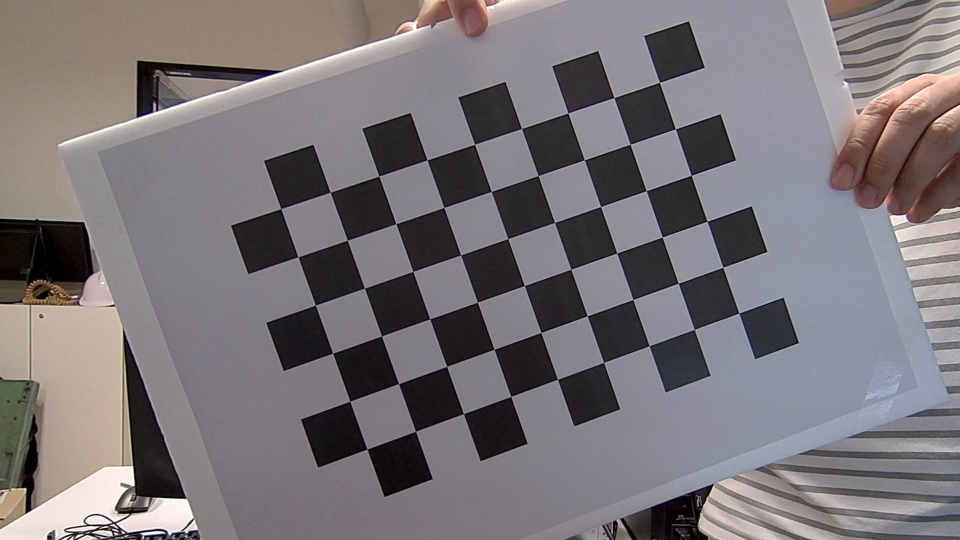
//> input picture calibrated-images/undistorted_1.jpg, 1920 x 1080 px (shown at 1/2 size); its folder holds 2 pictures in this run
$ ./main   (built with g++ and OpenCV 4)
//> lines starting //> are read from the running program, lines starting //| are printed output that depends on the picture; after the words box and inside, x2 and y2 are one past the last pixel; in counts of white or black regions, pixels touching at a corner belong together
#include <opencv2/opencv.hpp>
#include <opencv2/calib3d/calib3d.hpp>
#include <opencv2/calib3d/calib3d_c.h>
#include <opencv2/highgui/highgui.hpp>
#include <opencv2/imgproc/imgproc.hpp>
#include <iostream>
#include <vector>

// dimensions of checkerboard
int CHECKERBOARD[2]{ 6, 9 };

int main()
{
    std::vector<cv::String> images;

//    path of checkerboard images
    std::string image_path = "/home/minn/CLionProjects/homography-calculation/calibrated-images";

//    get paths
    cv::glob(image_path, images);

    std::cout << "the number of images : " << images.size() << std::endl;
    for (auto loop : images)
    {
        std::cout << loop << std::endl;
    }
    if (images.size() == 0)
        std::cout << "image doesn't exist! \n" << std::endl;

//    2D points for each checkerboard image
    std::vector<std::vector<cv::Point2f> > imgp;
//    chessboard corners
    std::vector<cv::Point2f> corner_pts;

    cv::Mat frame, gray;
    std::vector<cv::Mat> origin_frame, corners_frame;

//    vector to store the pixel coordinates of detected chessboard corners
    bool success;
//    looping over all the images in the directory
    for (int i = 0; i < images.size(); i++)
    {
        frame = cv::imread(images[i]);
//> frame is the input picture: 1080 rows x 1920 cols, CV_8UC3; mean B, G, R 119.9, 116.5, 121.7
        origin_frame.push_back(frame.clone());
        cv::cvtColor(frame, gray, cv::COLOR_BGR2GRAY);
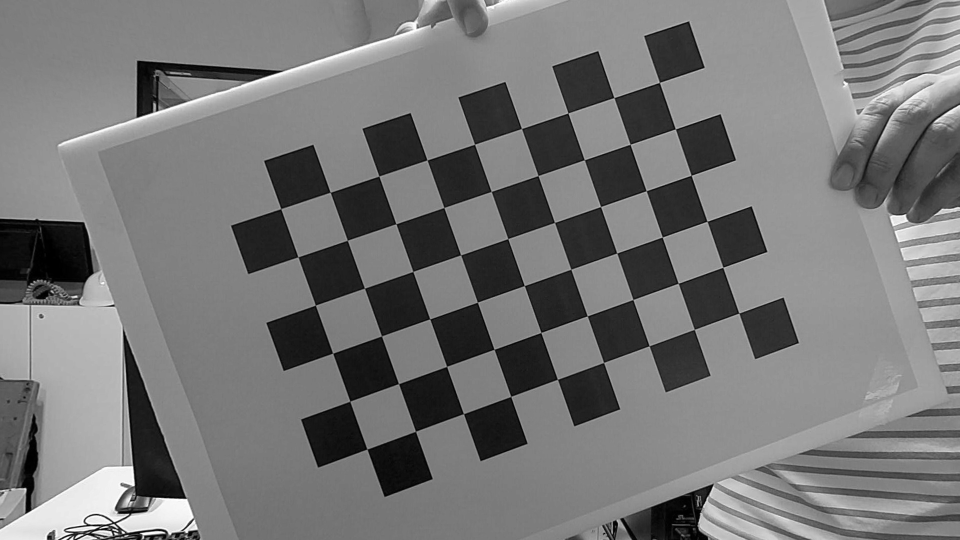
//> gray: 1080 rows x 1920 cols, CV_8UC1 (shown at 1/2 size); min 0, max 255, mean 118.4

//        finding chessboard corners
        success = cv::findChessboardCorners(gray, cv::Size(CHECKERBOARD[0], CHECKERBOARD[1]), corner_pts, CV_CALIB_CB_ADAPTIVE_THRESH | CV_CALIB_CB_FAST_CHECK | CV_CALIB_CB_NORMALIZE_IMAGE);
//> success = true; corner_pts = 54 Points (x, y), first 12: [1319.5, 165.1], [1351.2, 258.4], [1382.4, 351.1], [1414.6, 443], [1446.2, 535], [1478.5, 626.3], [1228.4, 195.4], [1260.5, 289.1], [1292.6, 382.4], [1324.9, 474.8], [1356.8, 566.9], [1388.6, 659.2]

        if (success)
        {
            cv::TermCriteria criteria(CV_TERMCRIT_EPS | CV_TERMCRIT_ITER, 30, 0.001);

//            refining pixel coordinates for given 2d points.
            cv::cornerSubPix(gray, corner_pts, cv::Size(11, 11), cv::Size(-1, -1), criteria);
//> corner_pts = 54 Points (x, y), first 12: [1319.3, 165.3], [1351.1, 258.4], [1382.7, 351.1], [1414.6, 443.1], [1446.2, 534.9], [1478.3, 626.6], [1228.3, 195.7], [1260.6, 289.1], [1292.8, 382], [1324.8, 474.6], [1356.8, 567], [1388.9, 659.2]

//            displaying the detected corner points on the chessboard
            cv::drawChessboardCorners(frame, cv::Size(CHECKERBOARD[0], CHECKERBOARD[1]), corner_pts, success);
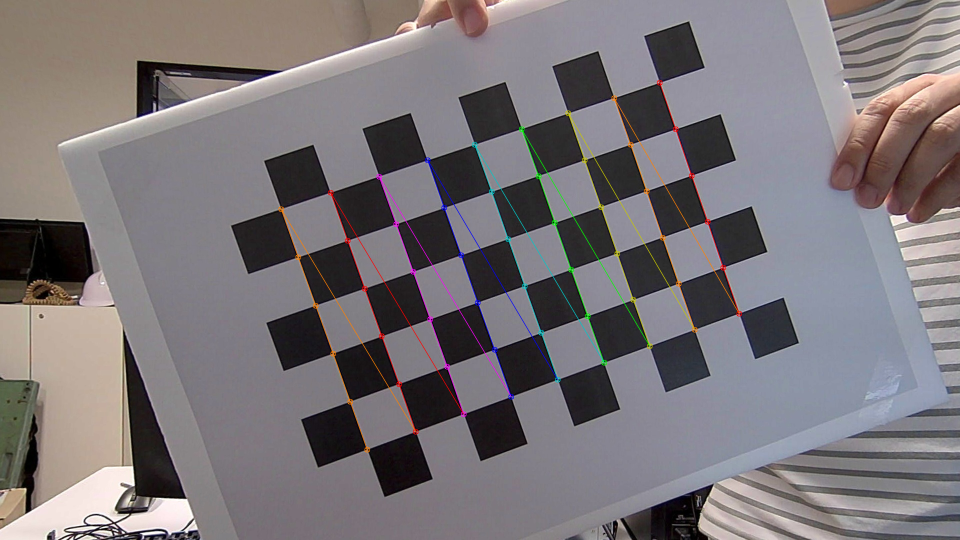
//> frame: 1080 rows x 1920 cols, CV_8UC3 (shown at 1/2 size); 1.34% of pixels changed, all inside (x1, y1, x2, y2) = (556, 159, 1485, 906)
            corners_frame.push_back(frame.clone());
            imgp.push_back(corner_pts);
//> imgp = 1 point lists
        }
        cv::imshow("chessboard image", corners_frame[i]);
        cv::waitKey(0);
    }
//> pass 2 of the loop `for (int i = 0; i < images.size(); i++)`:
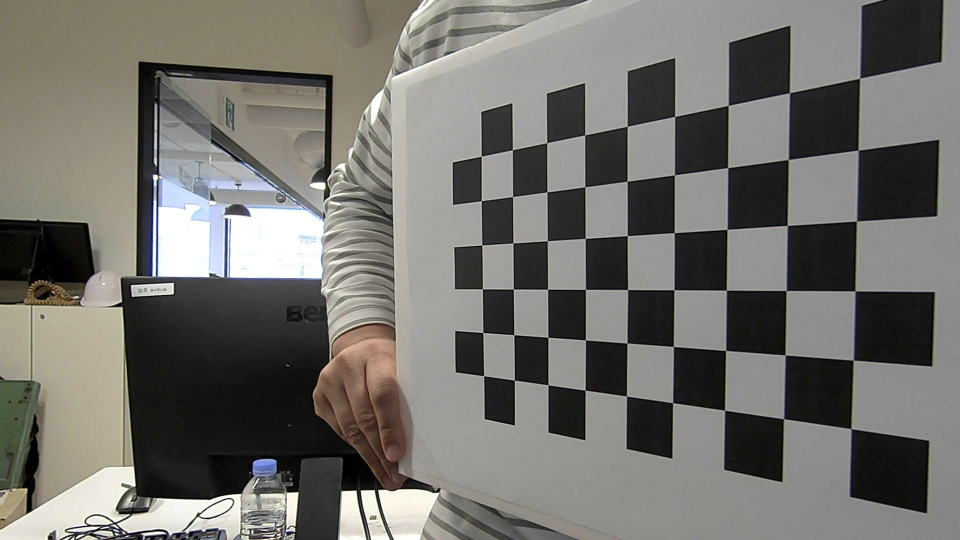
//> input picture calibrated-images/undistorted_7.jpg, 1920 x 1080 px (shown at 1/2 size)
//> frame is the input picture: 1080 rows x 1920 cols, CV_8UC3; mean B, G, R 108.4, 113.2, 114.7
//> `cv::cvtColor(frame, gray, cv::COLOR_BGR2GRAY);`:
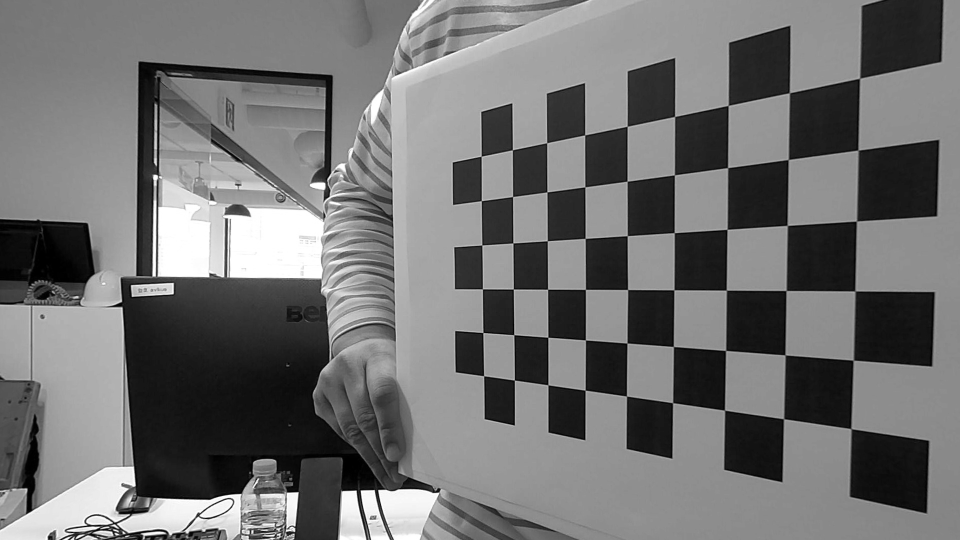
//> gray: 1080 rows x 1920 cols, CV_8UC1 (shown at 1/2 size); min 0, max 255, mean 113.1
//> `success = cv::findChessboardCorners(gray, cv::Size(CHECKERBOARD[0], CH..`: corner_pts = 54 Points (x, y), first 12: [1719, 157], [1717.5, 298.7], [1713, 443], [1710, 583], [1708, 722], [1703, 858], [1578, 187.2], [1576.6, 319.8], [1576.5, 450.7], [1570.6, 581.1], [1570.5, 710.5], [1567.5, 838]
//> `cv::cornerSubPix(gray, corner_pts, cv::Size(11, 11), cv::Size(-1, -1),..`: corner_pts = 54 Points (x, y), first 12: [1719.5, 157], [1716.5, 300.7], [1713.2, 442.6], [1710.3, 582.5], [1706.8, 720.8], [1702.3, 857.7], [1579, 186.1], [1576.8, 319.5], [1574.7, 451.3], [1572.6, 581.5], [1570.5, 710.4], [1567.5, 838]
//> `cv::drawChessboardCorners(frame, cv::Size(CHECKERBOARD[0], CHECKERBOAR..`:
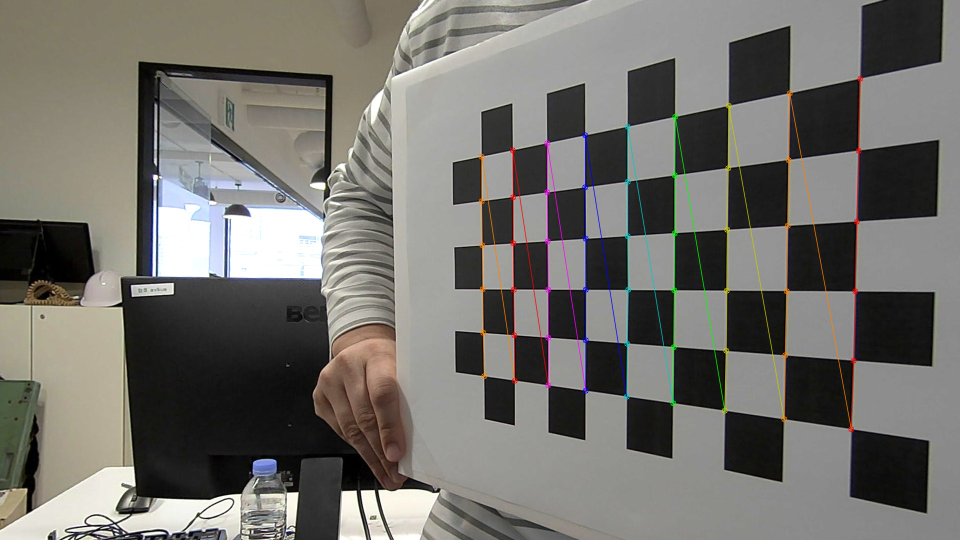
//> frame: 1080 rows x 1920 cols, CV_8UC3 (shown at 1/2 size); 1.56% of pixels changed, all inside (x1, y1, x2, y2) = (957, 151, 1727, 865)
//> imgp = 2 point lists
    cv::destroyAllWindows();

    std::vector<cv::Point2f> calculated_points;
    cv::Mat H, transformed_image;

//    matrix of homography between image1 and image7
//    used calibrated images in camera-calibration repository
    for (int i = 0; i < imgp.size(); i ++) {
//        get homography matrix using chessboard corners
        H = cv::findHomography(imgp[i], imgp[(i + 1) % 2], cv::RANSAC);
//        perspective transform by homography matrix
        cv::perspectiveTransform(imgp[i], calculated_points, H); // chessboard corners
        cv::warpPerspective(origin_frame[i], transformed_image, H, origin_frame[i].size()); // image
        std::cout << "homography matrix:\n" << H << std::endl;

//        draw corners with calculated points on transformed image
        cv::drawChessboardCorners(transformed_image, cv::Size(CHECKERBOARD[0], CHECKERBOARD[1]), calculated_points, success);

        cv::hconcat(corners_frame[i], transformed_image, transformed_image);
        cv::hconcat(transformed_image, corners_frame[(i + 1) % 2], transformed_image);
        cv::resize(transformed_image, transformed_image, cv::Size(transformed_image.cols * 0.5, transformed_image.rows * 0.5));

        cv::imshow("compare images", transformed_image);
        cv::imwrite("../transformed-images/compare_"+std::to_string(i)+=".jpg", transformed_image);
        cv::waitKey(0);
    }
//> this loop made 2 passes
//| homography matrix:
//| [0.07416998040400921, 0.002517955865583152, 771.8976171181257;
//|  0.0173380244853873, 0.7840031094819109, -72.91629613710957;
//|  -0.0003950017139371087, 0.0001629894545451251, 1]
//| homography matrix:
//| [13.38576436734524, 2.064666302537292, -10168.58298596774;
//|  0.186273123398258, 6.376458649582856, 327.71705867093;
//|  0.005249558266559267, -0.0002323035757616005, 1]
//> pass 1, `cv::warpPerspective(origin_frame[i], transformed_image, H, origin_fram..`:
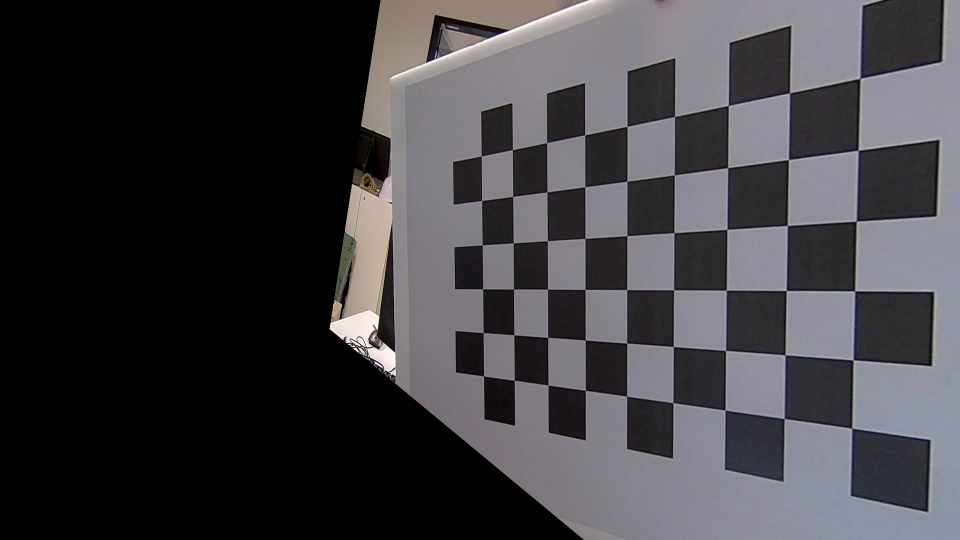
//> transformed_image: 1080 rows x 1920 cols, CV_8UC3 (shown at 1/2 size); mean B, G, R 65.5, 61.6, 63.1
//> pass 1, `cv::drawChessboardCorners(transformed_image, cv::Size(CHECKERBOARD[0],..`:
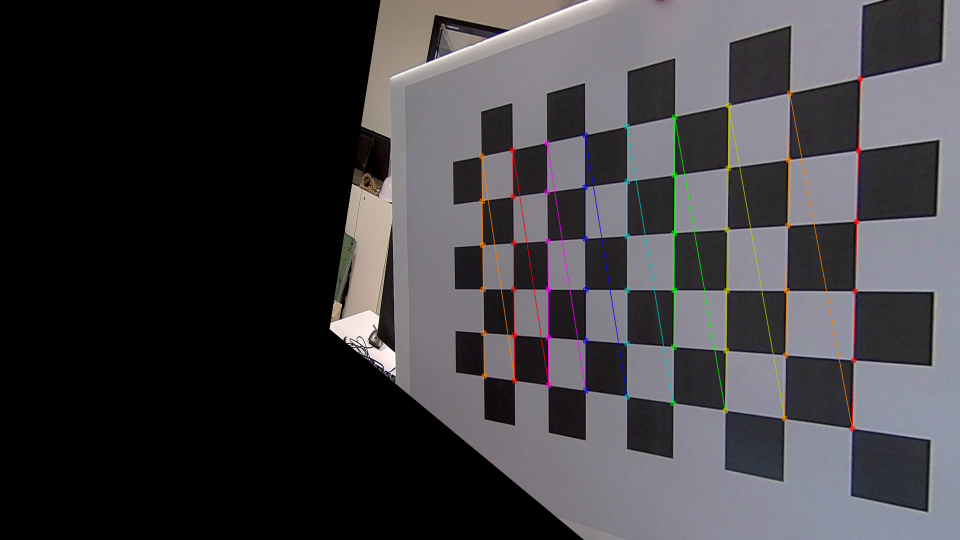
//> transformed_image: 1080 rows x 1920 cols, CV_8UC3 (shown at 1/2 size); 1.56% of pixels changed, all inside (x1, y1, x2, y2) = (957, 151, 1727, 864)
//> pass 1, `cv::hconcat(corners_frame[i], transformed_image, transformed_image);`:
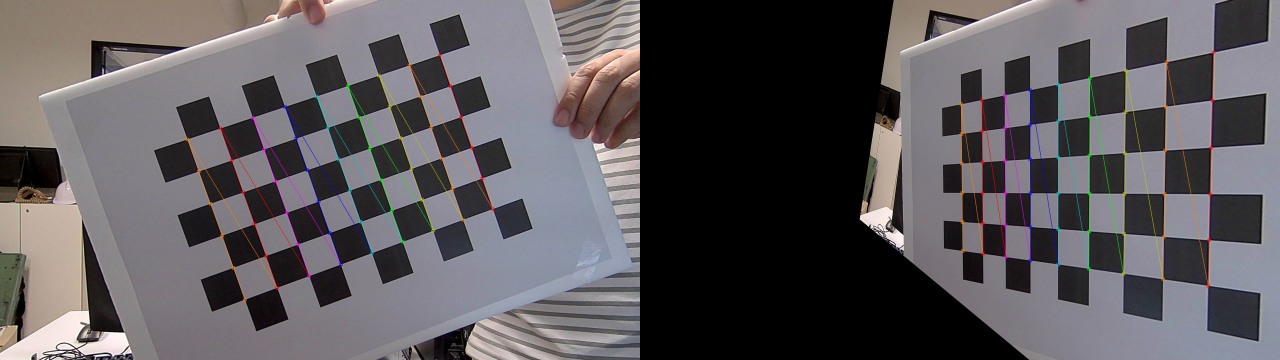
//> transformed_image: 1080 rows x 3840 cols, CV_8UC3 (shown at 1/3 size); mean B, G, R 92.6, 89.2, 92.9
//> pass 1, `cv::hconcat(transformed_image, corners_frame[(i + 1) % 2], transformed..`:
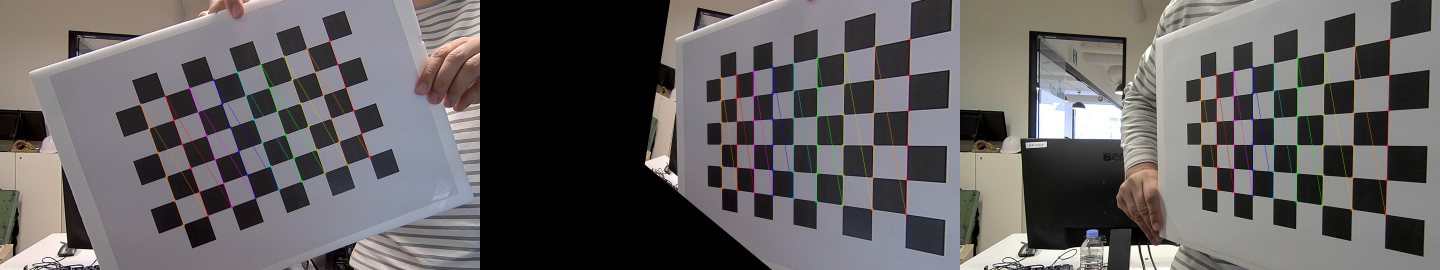
//> transformed_image: 1080 rows x 5760 cols, CV_8UC3 (shown at 1/4 size); mean B, G, R 97.8, 97.2, 100.3
//> after the loop:
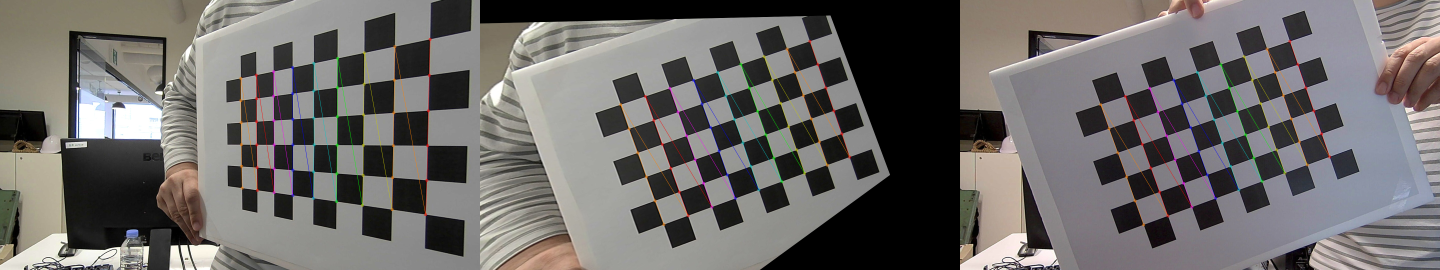
//> transformed_image: 540 rows x 2880 cols, CV_8UC3 (shown at 1/2 size); mean B, G, R 104.6, 106.3, 109.1
//> after the loop, calculated_points = 54 Points (x, y), first 12: [1318.5, 165.1], [1350.9, 258], [1382.9, 350.7], [1415, 443], [1446.6, 535.3], [1477.7, 627.9], [1227.8, 195.6], [1260.2, 288.9], [1292.5, 381.9], [1324.8, 474.6], [1356.9, 567.2], [1388.5, 660.1]
    cv::destroyAllWindows();
    return 0;
}
